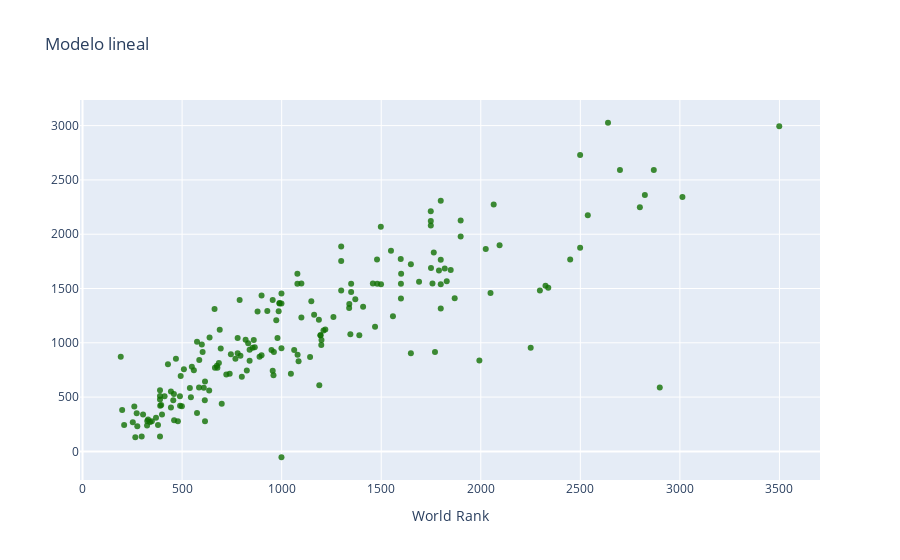

This figure's notebook cell:
### Code cell
from plotly.offline import init_notebook_mode, iplot
import plotly.graph_objs as go
trace1 = go.Scatter(
                    x =y_test ,
                    y = predictions,
                    name = 'citations',
                    mode= "markers",
                    marker = dict(color = 'rgba(16, 112, 2, 0.8)'))
data = [trace1]

layout = dict(title = "Modelo lineal",
             xaxis= dict(title= 'World Rank',ticklen= 5)
           )

fig = go.Figure(data = data, layout=layout)

iplot(fig)

### Figure 1 — Plotly figure (JSON) as saved in the notebook; plotly's stock layout.template omitted (floating-point values rounded to 4 significant figures; data arrays with more than 128 entries replaced by an {"elided": "..."} marker saying what was removed)
{"data": [{"marker": {"color": "rgba(16, 112, 2, 0.8)"}, "mode": "markers", "name": "citations", "type": "scatter", "x": {"elided": "183 float values"}, "y": {"elided": "183 float values"}}], "layout": {"title": {"text": "Modelo lineal"}, "xaxis": {"ticklen": 5, "title": {"text": "World Rank"}}}}
